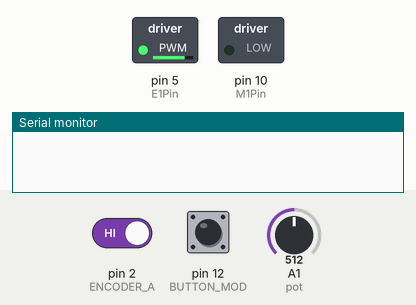
Recording of a sketch running on a simulated Arduino Uno, built with avr-gcc and run on an emulated ATmega328P. Shown: switched loads named in the sketch (green lamp = pin HIGH), the last lines printed to the serial monitor. Inputs (shaded band) come from the test bench; at power-on: pin 12 (BUTTON_MOD) HIGH, A1 (pot) = 512, pin 2 (ENCODER_A) HIGH.

Above: at 1.2 s.
1.3 s: pin 12 (BUTTON_MOD) pulled LOW for 0.15 s
At 2.0 s:
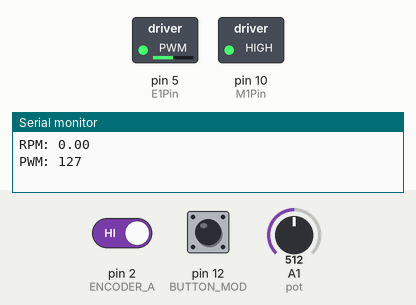
3.2 s: A1 (pot) set to 716
At 4.3 s:
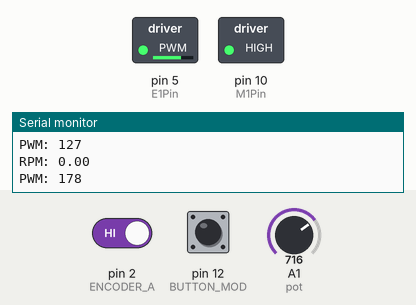
4.7 s: A1 (pot) set to 900
At 5.4 s:
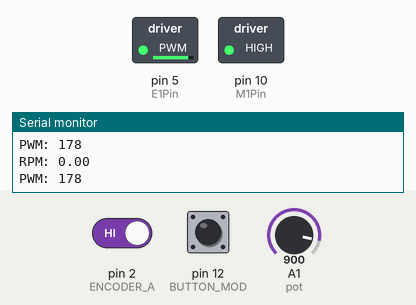
6.2 s: A1 (pot) set to 122
At 6.6 s:
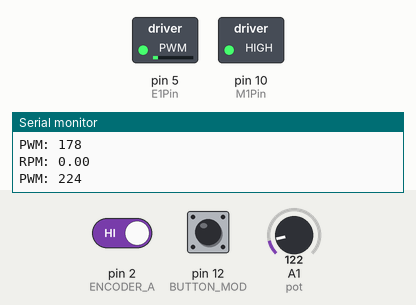
7.7 s: A1 (pot) set to 0
At 8.9 s:
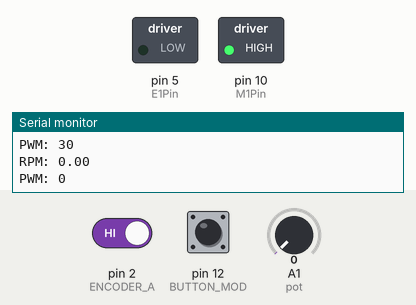
9.2 s: pin 12 (BUTTON_MOD) pulled LOW for 1 s
At 11.0 s:
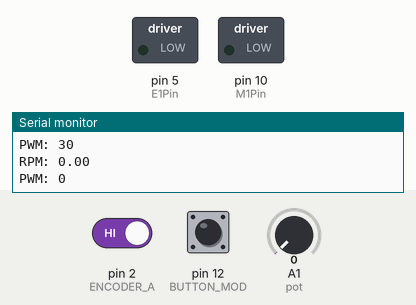
Timing chart, 0 to 12.5 s (numbered marks = the images above; inputs shaded):
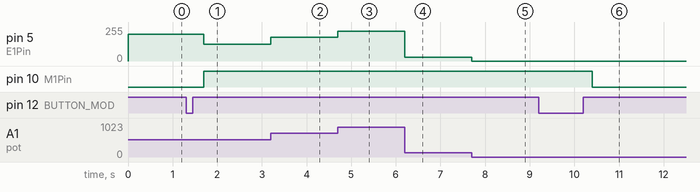

Measured:
- after the input at 1.3 s, pin 5 (E1Pin): 200/255 → 127/255 after 0.40 s; pin 10 (M1Pin): LOW → HIGH after 0.40 s
- after the input at 3.2 s, pin 5 (E1Pin): 127/255 → 178/255 at once
- after the input at 4.7 s, pin 5 (E1Pin): 178/255 → 224/255 at once
- after the input at 6.2 s, pin 5 (E1Pin): 224/255 → 30/255 at once
- after the input at 7.7 s, pin 5 (E1Pin): 30/255 → 0/255 at once
- after the input at 9.2 s, pin 10 (M1Pin): HIGH → LOW after 1.2 s

The sketch:

codigoProyecto1.ino
```cpp
#include <util/atomic.h>

#define ENCODER_A       2
#define ENCODER_B       3
#define BUTTON_MOD      12

const int pot = A1;
const int E1Pin = 5;
const int M1Pin = 10;
const int E2Pin = 6;
const int M2Pin = 9;

volatile int theta = 0;
volatile int pulsos = 0;
unsigned long timeold;
float resolution = 341.2;

int vel = 0;

int ang = 0;

bool modo = false;

typedef struct{
  byte enPin;
  byte directionPin;
}Motor;

const Motor motor = {E1Pin, M1Pin};

//Constantes de dirección del Motor
const int Forward = LOW;
const int Backward = HIGH;

void setup(){
  // set timer 1 divisor to  1024 for PWM frequency of 30.64 Hz
  TCCR1B = TCCR1B & B11111000 | B00000101;
  TCCR2B = TCCR2B & B11111000 | B00000111;
  //TCCR0B = TCCR0B & B11111000 | B00000101;
  Serial.begin(9600);
  //Encoders como entradas
  pinMode(ENCODER_A, INPUT);
  pinMode(ENCODER_B, INPUT);
  //Pulsadores
  pinMode(BUTTON_MOD, INPUT_PULLUP);
  //Configura Motor
  pinMode(motor.enPin, OUTPUT);
  pinMode(motor.directionPin, OUTPUT);
  //Configurar Interrupción
  timeold = 0;
  attachInterrupt(digitalPinToInterrupt(ENCODER_A),leerEncoder,RISING);
}

void loop(){
  float posicion;
  float rpm;
  int value,dir=true;

  //Lee el Valore del Potenciometro
  value = analogRead(pot);

  //Cambia de Modo Velociadad o Posición
  if(debounce(BUTTON_MOD)){
    modo = !modo;
    theta = 0;
  }

  if(modo){
    //Transforma el valor del Pot a velocidad
    vel = map(value,0,1023,0,255);

    //Activa el motor dirección Forward con la velocidad
    setMotor(motor, vel, false);

    //Espera un segundo para el calculo de las RPM
    if (millis() - timeold >= 1000)
    {
      ATOMIC_BLOCK(ATOMIC_RESTORESTATE){
        rpm = float((60.0 * 1000.0 / resolution ) / (millis() - timeold) * pulsos);
        timeold = millis();
        pulsos = 0;
      }
      Serial.print("RPM: ");
      Serial.println(rpm);
      Serial.print("PWM: ");
      Serial.println(vel);
    }
  }
  else{
    ang = map(value,0,1023,0,360);

    //Modifica las variables de la interrupción forma atómica
    ATOMIC_BLOCK(ATOMIC_RESTORESTATE){
      posicion = (float(theta * 360.0 /resolution));
    }

    //Posiciona el ángulo con tolerancia +- 2
    if(ang > posicion+2){
      vel = 200;
      dir = true;
    }
    else if(ang < posicion-2){
      vel = 200;
      dir = false;
    }
    else{
      vel = 0;
    }
    setMotor(motor, vel, dir);
  }
}

//Función para dirección y velocidad del Motor
void setMotor(const Motor motor, int vel, bool dir){
  analogWrite(motor.enPin, vel);
  if(dir)
    digitalWrite(motor.directionPin, Forward);
  else
    digitalWrite(motor.directionPin, Backward);
}

//Función anti-rebote
bool debounce(byte input){
  bool state = false;
  if(! digitalRead(input)){
    delay(200);
    while(! digitalRead(input));
    delay(200);
    state = true;
  }
  return state;
}

//Función para la lectura del encoder
void leerEncoder(){
  //Lectura de Velocidad
  if(modo)
    pulsos++; //Incrementa una revolución

  //Lectura de Posición
  else{
    int b = digitalRead(ENCODER_B);
    if(b > 0){
      //Incremento variable global
      theta++;
    }
    else{
      //Decremento variable global
      theta--;
    }
  }
}
```
